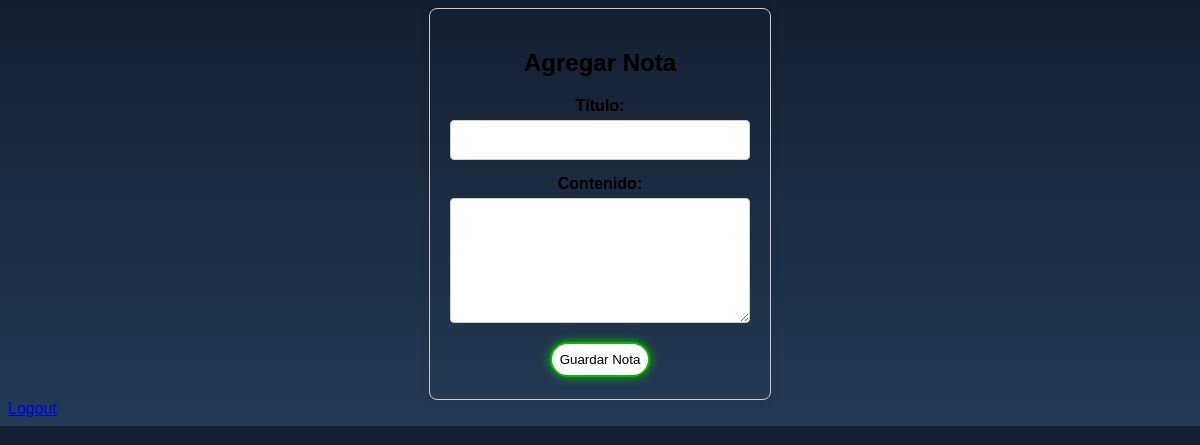
Before: / (signed in) with the older database file.
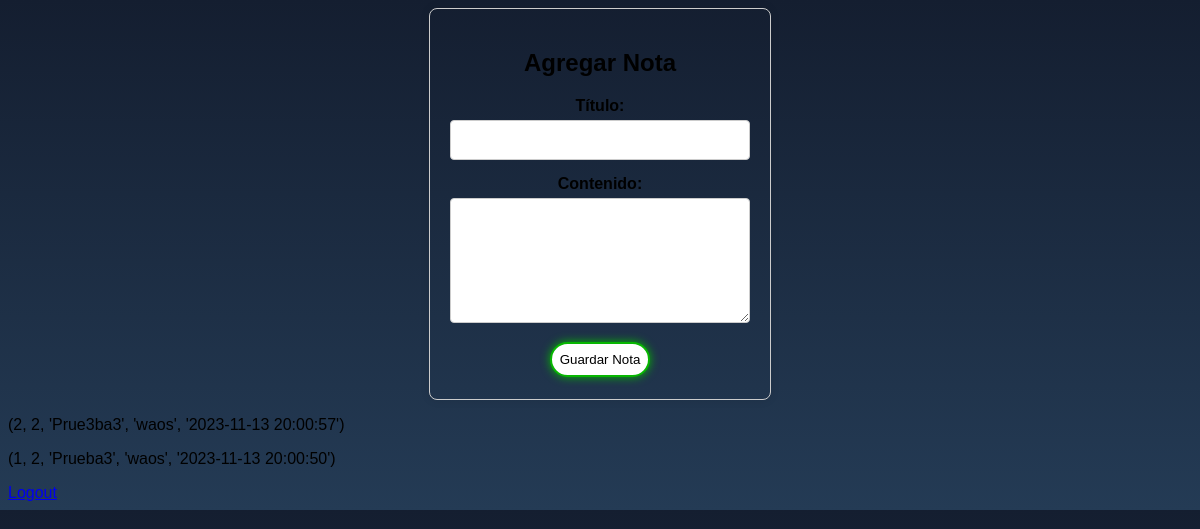
After: the same page with the newer database file.
### tables this page shows
CREATE TABLE notes (
    NoteId INTEGER PRIMARY KEY AUTOINCREMENT,
    UserId INTEGER,
    Title TEXT,
    Content TEXT,
    date TIMESTAMP DEFAULT CURRENT_TIMESTAMP,
    FOREIGN KEY (UserId) REFERENCES users(Id)
);

### main.py (the view)
@app.route("/", methods=["GET","POST"])
def index():
    if not session.get("name"):
        return redirect("/login")
    UserId = session["id"]
    Notes = TableNotes.GetNotes(UserId)
    if request.method == "POST":
        Title = request.form.get("Title")
        Content = request.form.get("Content")
        TableNotes.Add((UserId,Title,Content))
    return render_template("index.html",notes = Notes)

### models.py (called while the page is built)
    def Connect(self):
        connection = sqlite3.connect("database.db")
        cursor = connection.cursor()
        return(connection,cursor)

    def GetNotes(self,UserId):
        connection,cursor = self.Connect()
        try:
            cursor.execute("SELECT * FROM notes WHERE UserId = ? ORDER BY date DESC",(UserId,))
            return cursor.fetchall()
        except Exception as Error:
            print("Error:", Error)
            connection.rollback()
        finally:
            connection.close()

### templates/index.html
{% extends "template.html" %}
{% block set_style %}
    <link rel="stylesheet" href="{{ url_for('static' , filename = 'css/style_index.css')}}">
{% endblock %}
{% block body %}
    <div class="notes-container">
        <h2>Agregar Nota</h2>
        <form action="/" method="POST">
            <div class="input-group">
                <label for="Title">Título:</label>
                <input type="text" id="Title" name="Title" maxlength="50" required autocomplete="off">
            </div>
            <div class="input-group">
                <label for="Content">Contenido:</label>
                <textarea id="Content" name="Content" id="Content" required autocomplete="off"></textarea>
            </div>
            <button type="submit">Guardar Nota</button>
        </form>
    </div>
    {% for note in notes %}
        <p> {{ note }} </p>
    {% endfor %}
    <a href="/logout">Logout</a>
{% endblock %}

### templates/template.html (shortened to what this page needs)
<!DOCTYPE html>
<html lang="es">
<head>
    <link rel="stylesheet" href="{{ url_for('static' , filename = 'css/style_template.css')}}">
    {% block set_style %}
    {% endblock %}
</head>
<body>
    {% block body %}
    {% endblock %}
</body>
</html>

### static/css/style_template.css (style rules this page uses)
body { background: linear-gradient(#141e30, #243b55); font-family: Arial, Helvetica, sans-serif; }

### static/css/style_index.css (style rules this page uses)
.notes-container { display: flex; flex-direction: column; width: 80%; max-width: 300px; height: 350px; max-height: 540px; margin: 0 auto; padding: 20px; border: 1px solid #ccc; border-radius: 8px; box-shadow: 0 0 10px rgba(0, 0, 0, 0.1); text-align: center; }
form { height: 100%; }
h2 { margin-bottom: 20px; }
.input-group { margin-bottom: 15px; }
label { display: block; font-weight: bold; margin-bottom: 5px; }
input[type="text"], textarea { width: 100%; padding: 10px; font-size: 16px; border: 1px solid #ccc; border-radius: 4px; box-sizing: border-box; }
textarea { height: 125px; max-height: 250px; resize: vertical; }
button { border-radius: 30px; height: 35px; width: 100px; box-shadow: 0px 0px 10px #07b701; background-color: #fff; color: #000; border: 2px solid #07b701; }

Changed rows visible on the page:
added notes: note "(2, 2, 'Prue3ba3', 'waos', '2023-11-13 20:00:57')"
added notes: note "(1, 2, 'Prueba3', 'waos', '2023-11-13 20:00:50')"
